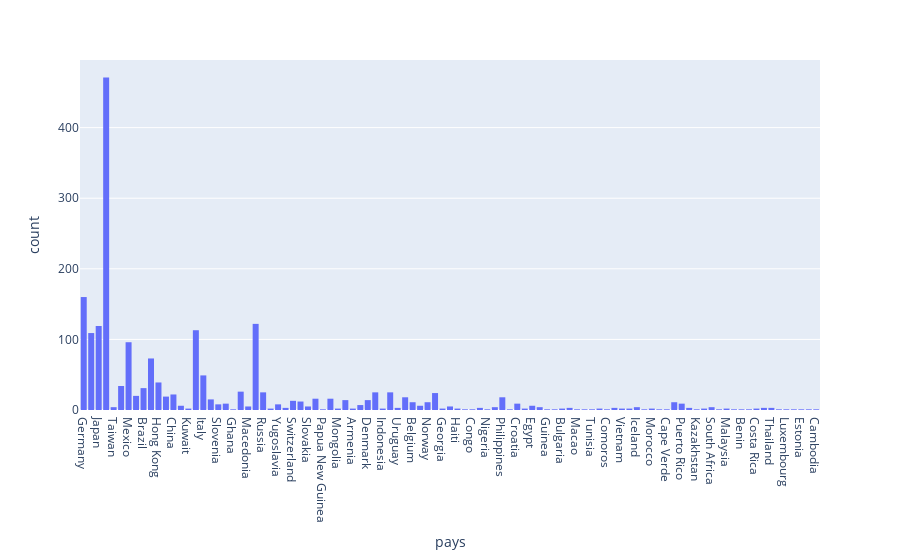

Notebook source saved alongside this figure:
### Code cell
# The most represented countries
pays = movies_df["production_countries"]

acc_pays= []
for countries in range(len(pays)):
    acc_pays.extend(pays[countries])

colums=["pays"]
data=acc_pays

df_countries=pd.DataFrame(data=acc_pays, columns=colums)

px.histogram(df_countries, x="pays")

### Figure 1 — Plotly figure (JSON) as saved in the notebook; plotly's stock layout.template omitted (floating-point values rounded to 4 significant figures; data arrays with more than 128 entries replaced by an {"elided": "..."} marker saying what was removed)
{"data": [{"alignmentgroup": "True", "bingroup": "x", "hovertemplate": "pays=%{x}<br>count=%{y}<extra></extra>", "legendgroup": "", "marker": {"color": "#636efa", "pattern": {"shape": ""}}, "name": "", "offsetgroup": "", "orientation": "v", "showlegend": false, "type": "histogram", "x": {"elided": "1956 str values"}, "xaxis": "x", "yaxis": "y"}], "layout": {"autosize": true, "barmode": "relative", "legend": {"tracegroupgap": 0}, "margin": {"t": 60}, "xaxis": {"anchor": "y", "autorange": true, "domain": [0, 1], "range": [-0.5, 98.5], "title": {"text": "pays"}, "type": "category"}, "yaxis": {"anchor": "x", "autorange": true, "domain": [0, 1], "range": [0, 495.8], "title": {"text": "count"}}}}
